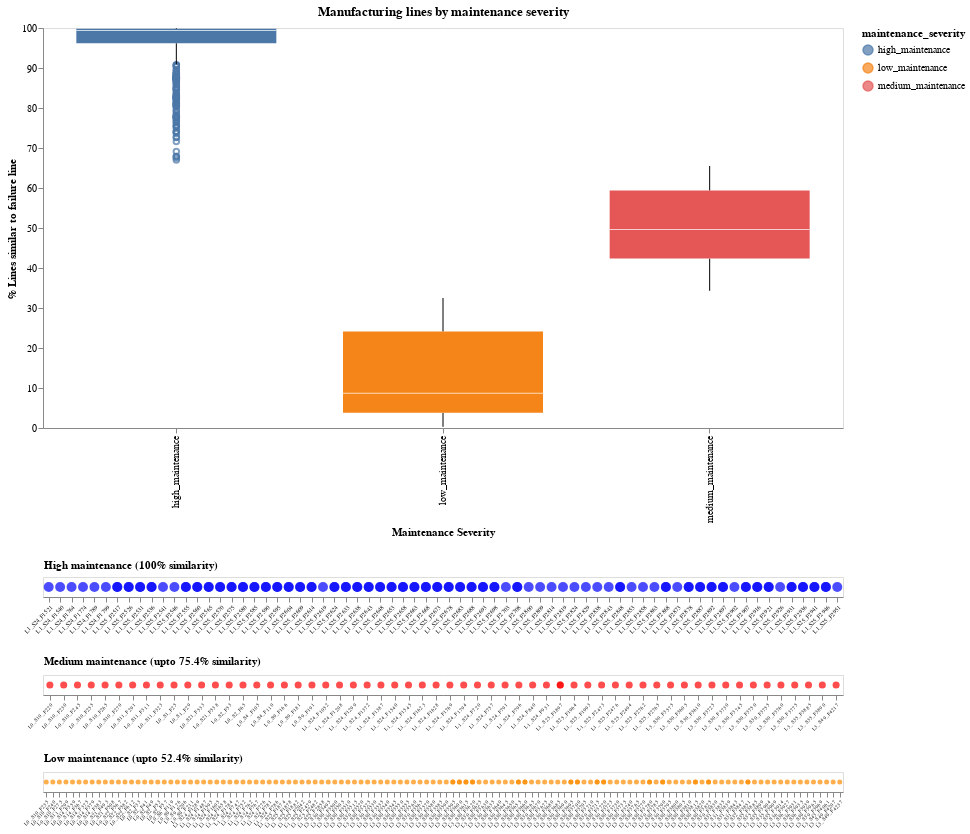

The code cell stored with this chart in its notebook:
### Markdown cell above
### Plot of Maintenance Severity and Corresponding Manufacturing lines:

### Code cell
#Low maintenance lines: 
low_maintenance_lines_keys = (alt.Chart(low_maintenance_lines.reset_index())
                              .mark_circle(color = 'darkorange',
                                           size = 25)
                              .encode(
                                  x = alt.X('production_line_category:N',
                                            axis = alt.Axis(labelAngle=-45,
                                                            labelFontSize=5,
                                                            title = 'Low maintenance (upto 52.4% similarity)',
                                                            titleAnchor='start',
                                                            titlePadding=-75)),
                                  tooltip = ['production_line_category:N'])
                              .properties(width = 800))


#Medium maintenance lines: 
medium_maintenance_lines_keys = (alt.Chart(medium_maintenance_lines.reset_index())
                                 .mark_circle(color = 'red',
                                              size = 50)
                                 .encode(
                                     x = alt.X('production_line_category:N',
                                               axis = alt.Axis(labelAngle=-45,
                                                               labelFontSize=5,
                                                               title = 'Medium maintenance (upto 75.4% similarity)',
                                                               titleAnchor='start',
                                                               titlePadding=-75)),
                                     tooltip = ['production_line_category:N'])
                                 .properties(width = 800))



#High maintenance lines:
high_maintenance_lines_keys = (alt.Chart(values_100)
                               .mark_circle(color = 'blue',
                                            size = 100)
                               .encode(
                                   x = alt.X('production_line_category:N',
                                             axis = alt.Axis(#values= values_100, 
                                                             labelAngle=-45,
                                                             labelFontSize=6,
                                                             title= 'High maintenance (100% similarity)',
                                                             titleAnchor='start', 
                                                             titlePadding=-75)),
                                   tooltip = ['production_line_category:N'])
                               .properties(width = 800))

mainteance_distribution = (alt.Chart(similar_heatmap.reset_index())
                           .mark_boxplot(size = 200)
                           .encode(
                               x = alt.X('maintenance_severity:N', title = 'Maintenance Severity'),
                               y = alt.Y('count(cosine_similarity_max_failure):Q', 
                                         title= '% Lines similar to failure line'),
                               color = 'maintenance_severity:N')
                           .properties(width = 800,
                                       height = 400,
                                       title= 'Manufacturing lines by maintenance severity'))

(mainteance_distribution &  (high_maintenance_lines_keys) & medium_maintenance_lines_keys & low_maintenance_lines_keys).configure_axis(grid=False)

### Figure 1 — Vega-Lite specification as saved in the notebook (floating-point values rounded to 4 significant figures; data arrays with more than 128 entries replaced by an {"elided": "..."} marker saying what was removed)
{"config": {"view": {"continuousWidth": 400, "continuousHeight": 300}, "axis": {"grid": false}}, "vconcat": [{"data": {"name": "data-740d152e56cf2d1ab4cbc209d826f860"}, "mark": {"type": "boxplot", "size": 200}, "encoding": {"color": {"type": "nominal", "field": "maintenance_severity"}, "x": {"type": "nominal", "field": "maintenance_severity", "title": "Maintenance Severity"}, "y": {"type": "quantitative", "aggregate": "count", "field": "cosine_similarity_max_failure", "title": "% Lines similar to failure line"}}, "height": 400, "title": "Manufacturing lines by maintenance severity", "width": 800}, {"data": {"name": "data-49c08de1e320dae3b73c1347b9863d0c"}, "mark": {"type": "circle", "color": "blue", "size": 100}, "encoding": {"tooltip": [{"type": "nominal", "field": "production_line_category"}], "x": {"type": "nominal", "axis": {"labelAngle": -45, "labelFontSize": 6, "title": "High maintenance (100% similarity)", "titleAnchor": "start", "titlePadding": -75}, "field": "production_line_category"}}, "width": 800}, {"data": {"name": "data-a1b72694c0a32047c610fc48ba03bba8"}, "mark": {"type": "circle", "color": "red", "size": 50}, "encoding": {"tooltip": [{"type": "nominal", "field": "production_line_category"}], "x": {"type": "nominal", "axis": {"labelAngle": -45, "labelFontSize": 5, "title": "Medium maintenance (upto 75.4% similarity)", "titleAnchor": "start", "titlePadding": -75}, "field": "production_line_category"}}, "width": 800}, {"data": {"name": "data-d0499acf238b4550584d58e0917708f3"}, "mark": {"type": "circle", "color": "darkorange", "size": 25}, "encoding": {"tooltip": [{"type": "nominal", "field": "production_line_category"}], "x": {"type": "nominal", "axis": {"labelAngle": -45, "labelFontSize": 5, "title": "Low maintenance (upto 52.4% similarity)", "titleAnchor": "start", "titlePadding": -75}, "field": "production_line_category"}}, "width": 800}], "$schema": "https://vega.github.io/schema/vega-lite/v4.8.1.json", "datasets": {"data-740d152e56cf2d1ab4cbc209d826f860": {"elided": "1067 records"}, "data-49c08de1e320dae3b73c1347b9863d0c": [{"production_line_category": "L1_S24_F1521", "cosine_similarity_max_failure": 100.0, "maintenance_severity": "high_maintenance"}, {"production_line_category": "L1_S24_F1540", "cosine_similarity_max_failure": 100.0, "maintenance_severity": "high_maintenance"}, {"production_line_category": "L1_S24_F1764", "cosine_similarity_max_failure": 100.0, "maintenance_severity": "high_maintenance"}, {"production_line_category": "L1_S24_F1774", "cosine_similarity_max_failure": 100.0, "maintenance_severity": "high_maintenance"}, {"production_line_category": "L1_S24_F1789", "cosine_similarity_max_failure": 100.0, "maintenance_severity": "high_maintenance"}, {"production_line_category": "L1_S24_F1799", "cosine_similarity_max_failure": 100.0, "maintenance_severity": "high_maintenance"}, {"production_line_category": "L1_S25_F2517", "cosine_similarity_max_failure": 100.0, "maintenance_severity": "high_maintenance"}, {"production_line_category": "L1_S25_F2517", "cosine_similarity_max_failure": 100.0, "maintenance_severity": "high_maintenance"}, {"production_line_category": "L1_S25_F2526", "cosine_similarity_max_failure": 100.0, "maintenance_severity": "high_maintenance"}, {"production_line_category": "L1_S25_F2526", "cosine_similarity_max_failure": 100.0, "maintenance_severity": "high_maintenance"}, {"production_line_category": "L1_S25_F2531", "cosine_similarity_max_failure": 100.0, "maintenance_severity": "high_maintenance"}, {"production_line_category": "L1_S25_F2531", "cosine_similarity_max_failure": 100.0, "maintenance_severity": "high_maintenance"}, {"production_line_category": "L1_S25_F2536", "cosine_similarity_max_failure": 100.0, "maintenance_severity": "high_maintenance"}, {"production_line_category": "L1_S25_F2536", "cosine_similarity_max_failure": 100.0, "maintenance_severity": "high_maintenance"}, {"production_line_category": "L1_S25_F2541", "cosine_similarity_max_failure": 100.0, "maintenance_severity": "high_maintenance"}, {"production_line_category": "L1_S25_F2546", "cosine_similarity_max_failure": 100.0, "maintenance_severity": "high_maintenance"}, {"production_line_category": "L1_S25_F2555", "cosine_similarity_max_failure": 100.0, "maintenance_severity": "high_maintenance"}, {"production_line_category": "L1_S25_F2555", "cosine_similarity_max_failure": 100.0, "maintenance_severity": "high_maintenance"}, {"production_line_category": "L1_S25_F2560", "cosine_similarity_max_failure": 100.0, "maintenance_severity": "high_maintenance"}, {"production_line_category": "L1_S25_F2560", "cosine_similarity_max_failure": 100.0, "maintenance_severity": "high_maintenance"}, {"production_line_category": "L1_S25_F2565", "cosine_similarity_max_failure": 100.0, "maintenance_severity": "high_maintenance"}, {"production_line_category": "L1_S25_F2565", "cosine_similarity_max_failure": 100.0, "maintenance_severity": "high_maintenance"}, {"production_line_category": "L1_S25_F2570", "cosine_similarity_max_failure": 100.0, "maintenance_severity": "high_maintenance"}, {"production_line_category": "L1_S25_F2570", "cosine_similarity_max_failure": 100.0, "maintenance_severity": "high_maintenance"}, {"production_line_category": "L1_S25_F2575", "cosine_similarity_max_failure": 100.0, "maintenance_severity": "high_maintenance"}, {"production_line_category": "L1_S25_F2575", "cosine_similarity_max_failure": 100.0, "maintenance_severity": "high_maintenance"}, {"production_line_category": "L1_S25_F2580", "cosine_similarity_max_failure": 100.0, "maintenance_severity": "high_maintenance"}, {"production_line_category": "L1_S25_F2580", "cosine_similarity_max_failure": 100.0, "maintenance_severity": "high_maintenance"}, {"production_line_category": "L1_S25_F2585", "cosine_similarity_max_failure": 100.0, "maintenance_severity": "high_maintenance"}, {"production_line_category": "L1_S25_F2585", "cosine_similarity_max_failure": 100.0, "maintenance_severity": "high_maintenance"}, {"production_line_category": "L1_S25_F2590", "cosine_similarity_max_failure": 100.0, "maintenance_severity": "high_maintenance"}, {"production_line_category": "L1_S25_F2590", "cosine_similarity_max_failure": 100.0, "maintenance_severity": "high_maintenance"}, {"production_line_category": "L1_S25_F2595", "cosine_similarity_max_failure": 100.0, "maintenance_severity": "high_maintenance"}, {"production_line_category": "L1_S25_F2595", "cosine_similarity_max_failure": 100.0, "maintenance_severity": "high_maintenance"}, {"production_line_category": "L1_S25_F2604", "cosine_similarity_max_failure": 100.0, "maintenance_severity": "high_maintenance"}, {"production_line_category": "L1_S25_F2604", "cosine_similarity_max_failure": 100.0, "maintenance_severity": "high_maintenance"}, {"production_line_category": "L1_S25_F2609", "cosine_similarity_max_failure": 100.0, "maintenance_severity": "high_maintenance"}, {"production_line_category": "L1_S25_F2609", "cosine_similarity_max_failure": 100.0, "maintenance_severity": "high_maintenance"}, {"production_line_category": "L1_S25_F2614", "cosine_similarity_max_failure": 100.0, "maintenance_severity": "high_maintenance"}, {"production_line_category": "L1_S25_F2614", "cosine_similarity_max_failure": 100.0, "maintenance_severity": "high_maintenance"}, {"production_line_category": "L1_S25_F2619", "cosine_similarity_max_failure": 100.0, "maintenance_severity": "high_maintenance"}, {"production_line_category": "L1_S25_F2624", "cosine_similarity_max_failure": 100.0, "maintenance_severity": "high_maintenance"}, {"production_line_category": "L1_S25_F2624", "cosine_similarity_max_failure": 100.0, "maintenance_severity": "high_maintenance"}, {"production_line_category": "L1_S25_F2633", "cosine_similarity_max_failure": 100.0, "maintenance_severity": "high_maintenance"}, {"production_line_category": "L1_S25_F2633", "cosine_similarity_max_failure": 100.0, "maintenance_severity": "high_maintenance"}, {"production_line_category": "L1_S25_F2638", "cosine_similarity_max_failure": 100.0, "maintenance_severity": "high_maintenance"}, {"production_line_category": "L1_S25_F2638", "cosine_similarity_max_failure": 100.0, "maintenance_severity": "high_maintenance"}, {"production_line_category": "L1_S25_F2643", "cosine_similarity_max_failure": 100.0, "maintenance_severity": "high_maintenance"}, {"production_line_category": "L1_S25_F2643", "cosine_similarity_max_failure": 100.0, "maintenance_severity": "high_maintenance"}, {"production_line_category": "L1_S25_F2648", "cosine_similarity_max_failure": 100.0, "maintenance_severity": "high_maintenance"}, {"production_line_category": "L1_S25_F2648", "cosine_similarity_max_failure": 100.0, "maintenance_severity": "high_maintenance"}, {"production_line_category": "L1_S25_F2653", "cosine_similarity_max_failure": 100.0, "maintenance_severity": "high_maintenance"}, {"production_line_category": "L1_S25_F2653", "cosine_similarity_max_failure": 100.0, "maintenance_severity": "high_maintenance"}, {"production_line_category": "L1_S25_F2658", "cosine_similarity_max_failure": 100.0, "maintenance_severity": "high_maintenance"}, {"production_line_category": "L1_S25_F2658", "cosine_similarity_max_failure": 100.0, "maintenance_severity": "high_maintenance"}, {"production_line_category": "L1_S25_F2663", "cosine_similarity_max_failure": 100.0, "maintenance_severity": "high_maintenance"}, {"production_line_category": "L1_S25_F2663", "cosine_similarity_max_failure": 100.0, "maintenance_severity": "high_maintenance"}, {"production_line_category": "L1_S25_F2668", "cosine_similarity_max_failure": 100.0, "maintenance_severity": "high_maintenance"}, {"production_line_category": "L1_S25_F2668", "cosine_similarity_max_failure": 100.0, "maintenance_severity": "high_maintenance"}, {"production_line_category": "L1_S25_F2673", "cosine_similarity_max_failure": 100.0, "maintenance_severity": "high_maintenance"}, {"production_line_category": "L1_S25_F2673", "cosine_similarity_max_failure": 100.0, "maintenance_severity": "high_maintenance"}, {"production_line_category": "L1_S25_F2678", "cosine_similarity_max_failure": 100.0, "maintenance_severity": "high_maintenance"}, {"production_line_category": "L1_S25_F2678", "cosine_similarity_max_failure": 100.0, "maintenance_severity": "high_maintenance"}, {"production_line_category": "L1_S25_F2683", "cosine_similarity_max_failure": 100.0, "maintenance_severity": "high_maintenance"}, {"production_line_category": "L1_S25_F2683", "cosine_similarity_max_failure": 100.0, "maintenance_severity": "high_maintenance"}, {"production_line_category": "L1_S25_F2688", "cosine_similarity_max_failure": 100.0, "maintenance_severity": "high_maintenance"}, {"production_line_category": "L1_S25_F2688", "cosine_similarity_max_failure": 100.0, "maintenance_severity": "high_maintenance"}, {"production_line_category": "L1_S25_F2693", "cosine_similarity_max_failure": 100.0, "maintenance_severity": "high_maintenance"}, {"production_line_category": "L1_S25_F2693", "cosine_similarity_max_failure": 100.0, "maintenance_severity": "high_maintenance"}, {"production_line_category": "L1_S25_F2698", "cosine_similarity_max_failure": 100.0, "maintenance_severity": "high_maintenance"}, {"production_line_category": "L1_S25_F2698", "cosine_similarity_max_failure": 100.0, "maintenance_severity": "high_maintenance"}, {"production_line_category": "L1_S25_F2703", "cosine_similarity_max_failure": 100.0, "maintenance_severity": "high_maintenance"}, {"production_line_category": "L1_S25_F2708", "cosine_similarity_max_failure": 100.0, "maintenance_severity": "high_maintenance"}, {"production_line_category": "L1_S25_F2708", "cosine_similarity_max_failure": 100.0, "maintenance_severity": "high_maintenance"}, {"production_line_category": "L1_S25_F2800", "cosine_similarity_max_failure": 100.0, "maintenance_severity": "high_maintenance"}, {"production_line_category": "L1_S25_F2809", "cosine_similarity_max_failure": 100.0, "maintenance_severity": "high_maintenance"}, {"production_line_category": "L1_S25_F2814", "cosine_similarity_max_failure": 100.0, "maintenance_severity": "high_maintenance"}, {"production_line_category": "L1_S25_F2819", "cosine_similarity_max_failure": 100.0, "maintenance_severity": "high_maintenance"}, {"production_line_category": "L1_S25_F2824", "cosine_similarity_max_failure": 100.0, "maintenance_severity": "high_maintenance"}, {"production_line_category": "L1_S25_F2829", "cosine_similarity_max_failure": 100.0, "maintenance_severity": "high_maintenance"}, {"production_line_category": "L1_S25_F2838", "cosine_similarity_max_failure": 100.0, "maintenance_severity": "high_maintenance"}, {"production_line_category": "L1_S25_F2843", "cosine_similarity_max_failure": 100.0, "maintenance_severity": "high_maintenance"}, {"production_line_category": "L1_S25_F2848", "cosine_similarity_max_failure": 100.0, "maintenance_severity": "high_maintenance"}, {"production_line_category": "L1_S25_F2848", "cosine_similarity_max_failure": 100.0, "maintenance_severity": "high_maintenance"}, {"production_line_category": "L1_S25_F2853", "cosine_similarity_max_failure": 100.0, "maintenance_severity": "high_maintenance"}, {"production_line_category": "L1_S25_F2858", "cosine_similarity_max_failure": 100.0, "maintenance_severity": "high_maintenance"}, {"production_line_category": "L1_S25_F2863", "cosine_similarity_max_failure": 100.0, "maintenance_severity": "high_maintenance"}, {"production_line_category": "L1_S25_F2868", "cosine_similarity_max_failure": 100.0, "maintenance_severity": "high_maintenance"}, {"production_line_category": "L1_S25_F2868", "cosine_similarity_max_failure": 100.0, "maintenance_severity": "high_maintenance"}, {"production_line_category": "L1_S25_F2873", "cosine_similarity_max_failure": 100.0, "maintenance_severity": "high_maintenance"}, {"production_line_category": "L1_S25_F2878", "cosine_similarity_max_failure": 100.0, "maintenance_severity": "high_maintenance"}, {"production_line_category": "L1_S25_F2878", "cosine_similarity_max_failure": 100.0, "maintenance_severity": "high_maintenance"}, {"production_line_category": "L1_S25_F2887", "cosine_similarity_max_failure": 100.0, "maintenance_severity": "high_maintenance"}, {"production_line_category": "L1_S25_F2887", "cosine_similarity_max_failure": 100.0, "maintenance_severity": "high_maintenance"}, {"production_line_category": "L1_S25_F2892", "cosine_similarity_max_failure": 100.0, "maintenance_severity": "high_maintenance"}, {"production_line_category": "L1_S25_F2892", "cosine_similarity_max_failure": 100.0, "maintenance_severity": "high_maintenance"}, {"production_line_category": "L1_S25_F2897", "cosine_similarity_max_failure": 100.0, "maintenance_severity": "high_maintenance"}, {"production_line_category": "L1_S25_F2897", "cosine_similarity_max_failure": 100.0, "maintenance_severity": "high_maintenance"}, {"production_line_category": "L1_S25_F2902", "cosine_similarity_max_failure": 100.0, "maintenance_severity": "high_maintenance"}, {"production_line_category": "L1_S25_F2907", "cosine_similarity_max_failure": 100.0, "maintenance_severity": "high_maintenance"}, {"production_line_category": "L1_S25_F2907", "cosine_similarity_max_failure": 100.0, "maintenance_severity": "high_maintenance"}, {"production_line_category": "L1_S25_F2916", "cosine_similarity_max_failure": 100.0, "maintenance_severity": "high_maintenance"}, {"production_line_category": "L1_S25_F2916", "cosine_similarity_max_failure": 100.0, "maintenance_severity": "high_maintenance"}, {"production_line_category": "L1_S25_F2921", "cosine_similarity_max_failure": 100.0, "maintenance_severity": "high_maintenance"}, {"production_line_category": "L1_S25_F2921", "cosine_similarity_max_failure": 100.0, "maintenance_severity": "high_maintenance"}, {"production_line_category": "L1_S25_F2926", "cosine_similarity_max_failure": 100.0, "maintenance_severity": "high_maintenance"}, {"production_line_category": "L1_S25_F2931", "cosine_similarity_max_failure": 100.0, "maintenance_severity": "high_maintenance"}, {"production_line_category": "L1_S25_F2931", "cosine_similarity_max_failure": 100.0, "maintenance_severity": "high_maintenance"}, {"production_line_category": "L1_S25_F2936", "cosine_similarity_max_failure": 100.0, "maintenance_severity": "high_maintenance"}, {"production_line_category": "L1_S25_F2936", "cosine_similarity_max_failure": 100.0, "maintenance_severity": "high_maintenance"}, {"production_line_category": "L1_S25_F2941", "cosine_similarity_max_failure": 100.0, "maintenance_severity": "high_maintenance"}, {"production_line_category": "L1_S25_F2941", "cosine_similarity_max_failure": 100.0, "maintenance_severity": "high_maintenance"}, {"production_line_category": "L1_S25_F2946", "cosine_similarity_max_failure": 100.0, "maintenance_severity": "high_maintenance"}, {"production_line_category": "L1_S25_F2946", "cosine_similarity_max_failure": 100.0, "maintenance_severity": "high_maintenance"}, {"production_line_category": "L1_S25_F2951", "cosine_similarity_max_failure": 100.0, "maintenance_severity": "high_maintenance"}], "data-a1b72694c0a32047c610fc48ba03bba8": [{"production_line_category": "L0_S1_F25", "cosine_similarity_max_failure": 37.1, "maintenance_severity": "medium_maintenance"}, {"production_line_category": "L0_S1_F29", "cosine_similarity_max_failure": 59.1, "maintenance_severity": "medium_maintenance"}, {"production_line_category": "L0_S2_F53", "cosine_similarity_max_failure": 47.0, "maintenance_severity": "medium_maintenance"}, {"production_line_category": "L0_S2_F65", "cosine_similarity_max_failure": 65.5, "maintenance_severity": "medium_maintenance"}, {"production_line_category": "L0_S4_F105", "cosine_similarity_max_failure": 63.7, "maintenance_severity": "medium_maintenance"}, {"production_line_category": "L0_S4_F110", "cosine_similarity_max_failure": 45.3, "maintenance_severity": "medium_maintenance"}, {"production_line_category": "L0_S9_F166", "cosine_similarity_max_failure": 63.5, "maintenance_severity": "medium_maintenance"}, {"production_line_category": "L0_S9_F181", "cosine_similarity_max_failure": 61.8, "maintenance_severity": "medium_maintenance"}, {"production_line_category": "L0_S9_F191", "cosine_similarity_max_failure": 48.2, "maintenance_severity": "medium_maintenance"}, {"production_line_category": "L0_S10_F220", "cosine_similarity_max_failure": 64.8, "maintenance_severity": "medium_maintenance"}, {"production_line_category": "L0_S10_F230", "cosine_similarity_max_failure": 64.2, "maintenance_severity": "medium_maintenance"}, {"production_line_category": "L0_S10_F245", "cosine_similarity_max_failure": 62.2, "maintenance_severity": "medium_maintenance"}, {"production_line_category": "L0_S10_F255", "cosine_similarity_max_failure": 59.6, "maintenance_severity": "medium_maintenance"}, {"production_line_category": "L0_S10_F265", "cosine_similarity_max_failure": 40.1, "maintenance_severity": "medium_maintenance"}, {"production_line_category": "L0_S10_F270", "cosine_similarity_max_failure": 50.1, "maintenance_severity": "medium_maintenance"}, {"production_line_category": "L0_S11_F291", "cosine_similarity_max_failure": 57.0, "maintenance_severity": "medium_maintenance"}, {"production_line_category": "L0_S11_F311", "cosine_similarity_max_failure": 53.7, "maintenance_severity": "medium_maintenance"}, {"production_line_category": "L0_S11_F323", "cosine_similarity_max_failure": 38.2, "maintenance_severity": "medium_maintenance"}, {"production_line_category": "L0_S21_F533", "cosine_similarity_max_failure": 63.8, "maintenance_severity": "medium_maintenance"}, {"production_line_category": "L0_S21_F538", "cosine_similarity_max_failure": 34.8, "maintenance_severity": "medium_maintenance"}, {"production_line_category": "L1_S24_F720", "cosine_similarity_max_failure": 35.5, "maintenance_severity": "medium_maintenance"}, {"production_line_category": "L1_S24_F757", "cosine_similarity_max_failure": 35.5, "maintenance_severity": "medium_maintenance"}, {"production_line_category": "L1_S24_F791", "cosine_similarity_max_failure": 35.5, "maintenance_severity": "medium_maintenance"}, {"production_line_category": "L1_S24_F796", "cosine_similarity_max_failure": 35.5, "maintenance_severity": "medium_maintenance"}, {"production_line_category": "L1_S24_F840", "cosine_similarity_max_failure": 63.7, "maintenance_severity": "medium_maintenance"}, {"production_line_category": "L1_S24_F931", "cosine_similarity_max_failure": 64.1, "maintenance_severity": "medium_maintenance"}, {"production_line_category": "L1_S24_F1052", "cosine_similarity_max_failure": 51.2, "maintenance_severity": "medium_maintenance"}, {"production_line_category": "L1_S24_F1208", "cosine_similarity_max_failure": 52.8, "maintenance_severity": "medium_maintenance"}, {"production_line_category": "L1_S24_F1299", "cosine_similarity_max_failure": 59.6, "maintenance_severity": "medium_maintenance"}, {"production_line_category": "L1_S24_F1372", "cosine_similarity_max_failure": 58.7, "maintenance_severity": "medium_maintenance"}, {"production_line_category": "L1_S24_F1387", "cosine_similarity_max_failure": 56.5, "maintenance_severity": "medium_maintenance"}, {"production_line_category": "L1_S24_F1540", "cosine_similarity_max_failure": 47.1, "maintenance_severity": "medium_maintenance"}, {"production_line_category": "L1_S24_F1545", "cosine_similarity_max_failure": 45.7, "maintenance_severity": "medium_maintenance"}, {"production_line_category": "L1_S24_F1623", "cosine_similarity_max_failure": 43.7, "maintenance_severity": "medium_maintenance"}, {"production_line_category": "L1_S24_F1628", "cosine_similarity_max_failure": 46.5, "maintenance_severity": "medium_maintenance"}, {"production_line_category": "L1_S24_F1769", "cosine_similarity_max_failure": 40.8, "maintenance_severity": "medium_maintenance"}, {"production_line_category": "L1_S24_F1794", "cosine_similarity_max_failure": 44.7, "maintenance_severity": "medium_maintenance"}, {"production_line_category": "L1_S25_F1897", "cosine_similarity_max_failure": 53.6, "maintenance_severity": "medium_maintenance"}, {"production_line_category": "L1_S25_F1897", "cosine_similarity_max_failure": 49.6, "maintenance_severity": "medium_maintenance"}, {"production_line_category": "L1_S25_F1964", "cosine_similarity_max_failure": 52.5, "maintenance_severity": "medium_maintenance"}, {"production_line_category": "L1_S25_F1993", "cosine_similarity_max_failure": 47.5, "maintenance_severity": "medium_maintenance"}, {"production_line_category": "L1_S25_F2473", "cosine_similarity_max_failure": 50.5, "maintenance_severity": "medium_maintenance"}, {"production_line_category": "L1_S25_F2476", "cosine_similarity_max_failure": 43.9, "maintenance_severity": "medium_maintenance"}, {"production_line_category": "L1_S25_F2494", "cosine_similarity_max_failure": 50.5, "maintenance_severity": "medium_maintenance"}, {"production_line_category": "L1_S25_F2762", "cosine_similarity_max_failure": 63.7, "maintenance_severity": "medium_maintenance"}, {"production_line_category": "L1_S25_F2765", "cosine_similarity_max_failure": 63.7, "maintenance_severity": "medium_maintenance"}, {"production_line_category": "L3_S30_F3575", "cosine_similarity_max_failure": 52.6, "maintenance_severity": "medium_maintenance"}, {"production_line_category": "L3_S30_F3605", "cosine_similarity_max_failure": 43.9, "maintenance_severity": "medium_maintenance"}, {"production_line_category": "L3_S30_F3610", "cosine_similarity_max_failure": 41.0, "maintenance_severity": "medium_maintenance"}, {"production_line_category": "L3_S30_F3725", "cosine_similarity_max_failure": 49.4, "maintenance_severity": "medium_maintenance"}, {"production_line_category": "L3_S30_F3730", "cosine_similarity_max_failure": 49.4, "maintenance_severity": "medium_maintenance"}, {"production_line_category": "L3_S30_F3745", "cosine_similarity_max_failure": 34.3, "maintenance_severity": "medium_maintenance"}, {"production_line_category": "L3_S30_F3750", "cosine_similarity_max_failure": 35.6, "maintenance_severity": "medium_maintenance"}, {"production_line_category": "L3_S30_F3755", "cosine_similarity_max_failure": 36.6, "maintenance_severity": "medium_maintenance"}, {"production_line_category": "L3_S30_F3760", "cosine_similarity_max_failure": 39.6, "maintenance_severity": "medium_maintenance"}, {"production_line_category": "L3_S30_F3775", "cosine_similarity_max_failure": 34.4, "maintenance_severity": "medium_maintenance"}, {"production_line_category": "L3_S35_F3885", "cosine_similarity_max_failure": 65.5, "maintenance_severity": "medium_maintenance"}, {"production_line_category": "L3_S35_F3890", "cosine_similarity_max_failure": 52.5, "maintenance_severity": "medium_maintenance"}, {"production_line_category": "L3_S49_F4217", "cosine_similarity_max_failure": 43.7, "maintenance_severity": "medium_maintenance"}], "data-d0499acf238b4550584d58e0917708f3": {"elided": "137 records"}}}
